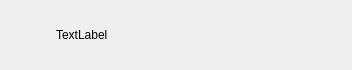
<?xml version="1.0" encoding="UTF-8"?>
<ui version="4.0">
 <class>ContactUserItem</class>
 <widget class="QWidget" name="ContactUserItem">
  <property name="geometry">
   <rect>
    <x>0</x>
    <y>0</y>
    <width>352</width>
    <height>70</height>
   </rect>
  </property>
  <property name="minimumSize">
   <size>
    <width>0</width>
    <height>70</height>
   </size>
  </property>
  <property name="maximumSize">
   <size>
    <width>16777215</width>
    <height>70</height>
   </size>
  </property>
  <property name="windowTitle">
   <string>Form</string>
  </property>
  <layout class="QHBoxLayout" name="horizontalLayout">
   <property name="spacing">
    <number>5</number>
   </property>
   <property name="leftMargin">
    <number>6</number>
   </property>
   <property name="topMargin">
    <number>2</number>
   </property>
   <property name="rightMargin">
    <number>6</number>
   </property>
   <property name="bottomMargin">
    <number>2</number>
   </property>
   <item>
    <widget class="QWidget" name="widget" native="true">
     <property name="minimumSize">
      <size>
       <width>45</width>
       <height>45</height>
      </size>
     </property>
     <property name="maximumSize">
      <size>
       <width>45</width>
       <height>45</height>
      </size>
     </property>
     <widget class="QLabel" name="lab_avatar">
      <property name="geometry">
       <rect>
        <x>0</x>
        <y>0</y>
        <width>45</width>
        <height>45</height>
       </rect>
      </property>
      <property name="minimumSize">
       <size>
        <width>45</width>
        <height>45</height>
       </size>
      </property>
      <property name="maximumSize">
       <size>
        <width>45</width>
        <height>45</height>
       </size>
      </property>
      <property name="text">
       <string/>
      </property>
     </widget>
     <widget class="QLabel" name="lab_point">
      <property name="geometry">
       <rect>
        <x>10</x>
        <y>0</y>
        <width>30</width>
        <height>30</height>
       </rect>
      </property>
      <property name="minimumSize">
       <size>
        <width>30</width>
        <height>30</height>
       </size>
      </property>
      <property name="maximumSize">
       <size>
        <width>30</width>
        <height>30</height>
       </size>
      </property>
      <property name="text">
       <string/>
      </property>
      <property name="pixmap">
       <pixmap resource="res.qrc">:/images/red_point.png</pixmap>
      </property>
     </widget>
    </widget>
   </item>
   <item>
    <widget class="QLabel" name="label_user_name">
     <property name="text">
      <string>TextLabel</string>
     </property>
    </widget>
   </item>
  </layout>
 </widget>
 <resources>
  <include location="res.qrc"/>
 </resources>
 <connections/>
</ui>
